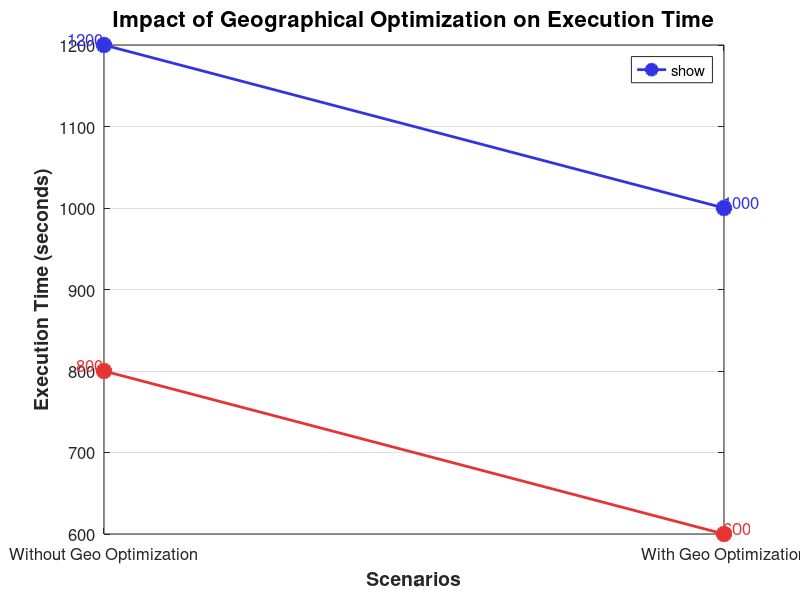

MATLAB code for this plot:
% Define the scenarios and execution times (in seconds)
scenarios = {'Without Geo Optimization', 'With Geo Optimization'};
user_a_times = [1200, 1000];
user_b_times = [800, 600];

% Convert scenarios to numeric values for plotting
x = 1:length(scenarios);

% Create the line chart
figure;
plot(x, user_a_times, '-o', 'DisplayName', 'User A', 'LineWidth', 2, 'Color', [0.2, 0.2, 0.9], 'MarkerSize', 10, 'MarkerFaceColor', [0.2, 0.2, 0.9]);
hold on;
plot(x, user_b_times, '-o', 'DisplayName', 'User B', 'LineWidth', 2, 'Color', [0.9, 0.2, 0.2], 'MarkerSize', 10, 'MarkerFaceColor', [0.9, 0.2, 0.2]);

% Customize the x-axis
set(gca, 'XTick', x, 'XTickLabel', scenarios, 'FontSize', 12);

% Add labels and title
xlabel('Scenarios', 'FontSize', 14, 'FontWeight', 'bold');
ylabel('Execution Time (seconds)', 'FontSize', 14, 'FontWeight', 'bold');
title('Impact of Geographical Optimization on Execution Time', 'FontSize', 16, 'FontWeight', 'bold');

% Add grid lines
grid on;

% Add legend
legend('show', 'Location', 'best');

% Add data labels at each data point
text(x(1), user_a_times(1), num2str(user_a_times(1)), 'HorizontalAlignment', 'right', 'VerticalAlignment', 'bottom', 'FontSize', 12, 'Color', [0.2, 0.2, 0.9]);
text(x(2), user_a_times(2), num2str(user_a_times(2)), 'HorizontalAlignment', 'left', 'VerticalAlignment', 'bottom', 'FontSize', 12, 'Color', [0.2, 0.2, 0.9]);
text(x(1), user_b_times(1), num2str(user_b_times(1)), 'HorizontalAlignment', 'right', 'VerticalAlignment', 'bottom', 'FontSize', 12, 'Color', [0.9, 0.2, 0.2]);
text(x(2), user_b_times(2), num2str(user_b_times(2)), 'HorizontalAlignment', 'left', 'VerticalAlignment', 'bottom', 'FontSize', 12, 'Color', [0.9, 0.2, 0.2]);
